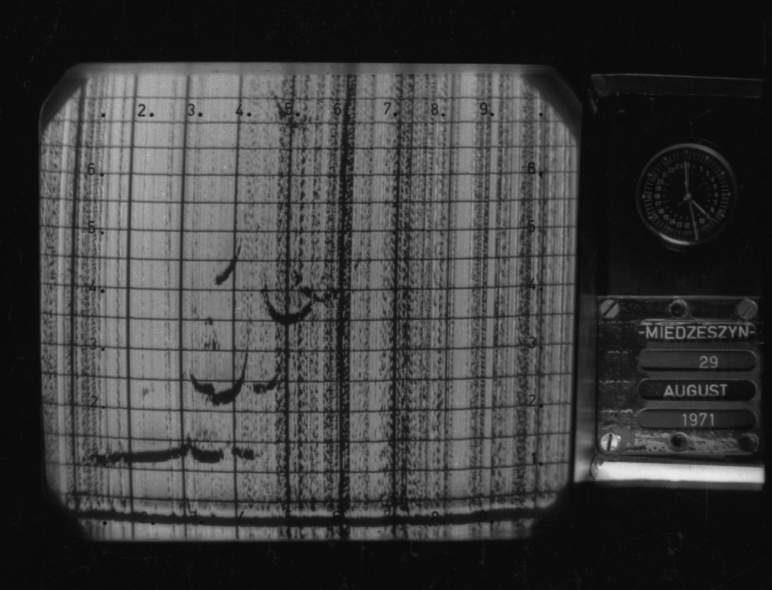
#> input picture images/710829_001.tif, 2316 x 1769 px (shown at 1/3 size)
$ python ocr.py
#> lines starting #> are read from the running program, lines starting #| are printed output that depends on the picture; after the words box and inside, x2 and y2 are one past the last pixel; in counts of white or black regions, pixels touching at a corner belong together
import cv2
import pytesseract
import numpy as np


# Defining main function
def main(img):
    img = get_grayscale(img)
    img = roi(img)
    img = invert(img)
    img = remove_noise(img, 3)
    img = thresholding(img, 8)
    img = dilate(img, 5)
    img = opening(img, 1)
    show_img(img)
    text = pytesseract.image_to_string(img)
    # [4 lines of commented-out code are left out]
    print(text)


# Read file
# img = cv2.imread('./images/img01.png')
img = cv2.imread('./images/710829_001.tif')
#> img is the input picture: shape (1769, 2316, 3); min 6, max 243, mean 60.8


# Converting image to grayscale
def get_grayscale(img):
    return cv2.cvtColor(img, cv2.COLOR_BGR2GRAY)
    # img = cv2.cvtColor(img, cv2.COLOR_BGR2GRAY)


# Inverting color
def invert(img):
    return cv2.bitwise_not(img)


# Noise removal
def remove_noise(img, size=1):
    return cv2.medianBlur(img, size)


# Threshold
def thresholding(img, vfrom=0, vto=255):
    return cv2.threshold(img, vfrom, vto,
                         cv2.THRESH_BINARY + cv2.THRESH_OTSU)[1]


# Dilatinf
def dilate(img, ksize=3):
    kernel = np.ones((ksize, ksize), np.uint8)
    return cv2.dilate(img, kernel, iterations=1)


# Opening - erosion foloved by dilation
def opening(img, ksize=3):
    kernel = np.ones((ksize, ksize), np.uint8)
    return cv2.morphologyEx(img, cv2.MORPH_OPEN, kernel)


# Acquiring image dimensions
def get_dimensions(img):
    """rgb defaults to 0 accuming grayscale image"""

    if len(img.shape) == 3:
        height, width, _ = img.shape  # for rgb
    elif len(img.shape) == 2:
        height, width = img.shape  # for grayscale
    else:
        pass
    return height, width


# Region of interest
def roi(img):
    height, width = img.shape
    roi = img[978:height-480, 1920-width:-30]
    return roi


# Showing an image
def show_img(img):
    cv2.imshow('710829_001', img)
    cv2.waitKey(0)
    cv2.destroyAllWindows()


# Calling main function
if __name__ == "__main__":
    main(img)
#> in roi, `roi = img[978:height-480, 1920-width:-30]`:
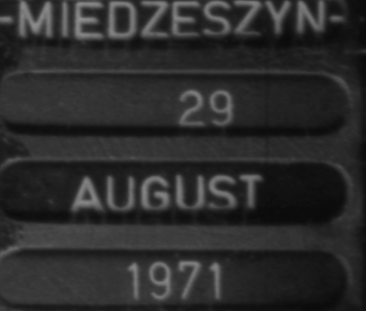
#> roi: shape (311, 366); min 11, max 145, mean 44
#> in invert, `return cv2.bitwise_not(img)`:
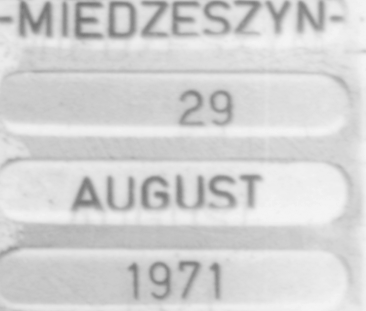
#> returned value: shape (311, 366); min 110, max 244, mean 211
#> in thresholding, `return cv2.threshold(img, vfrom, vto, cv2.THRESH_BINARY + cv2.THRESH_O..`:
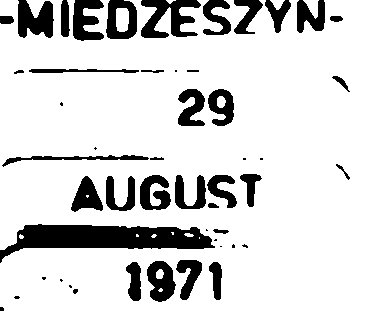
#> returned value: shape (311, 366); 83.7% white; 50 black regions (15 under 20 px), largest, box (x1, y1, x2, y2) and area: (0, 224, 215, 263) 4211, (141, 0, 201, 38) 1266, (18, 0, 54, 38) 1004
#> in dilate, `return cv2.dilate(img, kernel, iterations=1)`:
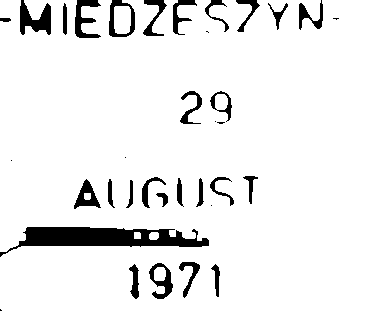
#> returned value: shape (311, 366); 92.4% white; 35 black regions (8 under 20 px), largest, box (x1, y1, x2, y2) and area: (0, 227, 209, 257) 2930, (20, 0, 51, 35) 614, (75, 0, 101, 38) 468
#> (the call stopped at in main, `text = pytesseract.image_to_string(img)`: pytesseract is not available in this run)
